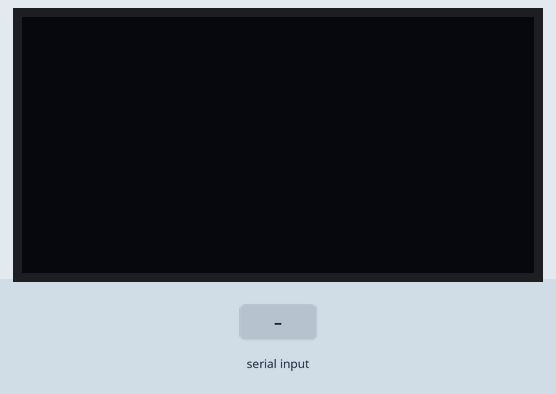
This program was run on a simulated Raspberry Pi Pico running CircuitPython. On the bench: 128×64 one-colour display. Inputs (shaded band) come from the test bench. What the program prints to the serial console is not drawn.

Above: at 1.2 s.
1.3 s: "1" typed at the serial console, then Enter
At 1.7 s:
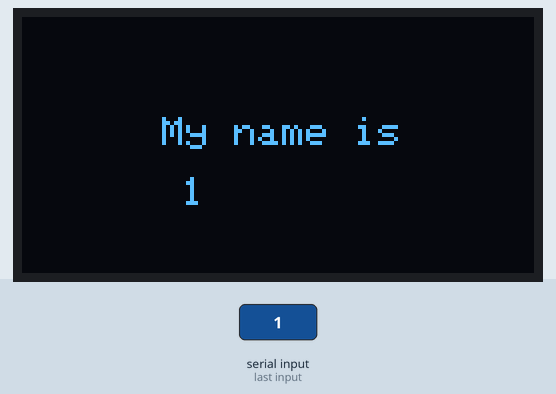
2.8 s: "0" typed at the serial console, then Enter
At 4.0 s:
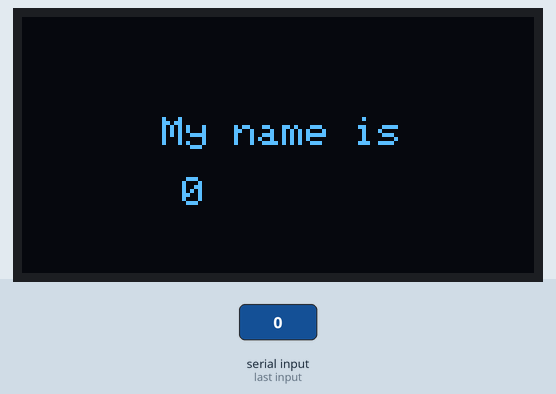
4.3 s: "2" typed at the serial console, then Enter
Timing chart, 0 to 7.3 s (numbered marks = the images above; inputs shaded):
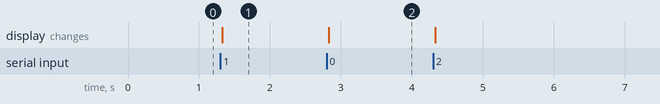

Measured:
- after the input at 1.3 s, the display: changes at once (image 1)
- after the input at 2.8 s, the display: changes at once (image 2)

The program:

MINI_ACTIVITY_OLED_MODULE.py
```python
import board, busio, time
import adafruit_ssd1306

i2c = busio.I2C(board.GP5, board.GP4)
oled = adafruit_ssd1306.SSD1306_I2C(128, 64, i2c)

while True:
    oled.fill(0)
    oled.text('My name is', 35, 25, 1)
    user_input = input("Name: ")
    oled.text(user_input, 40, 40, 1)
    oled.show()
    time.sleep(1)
```
